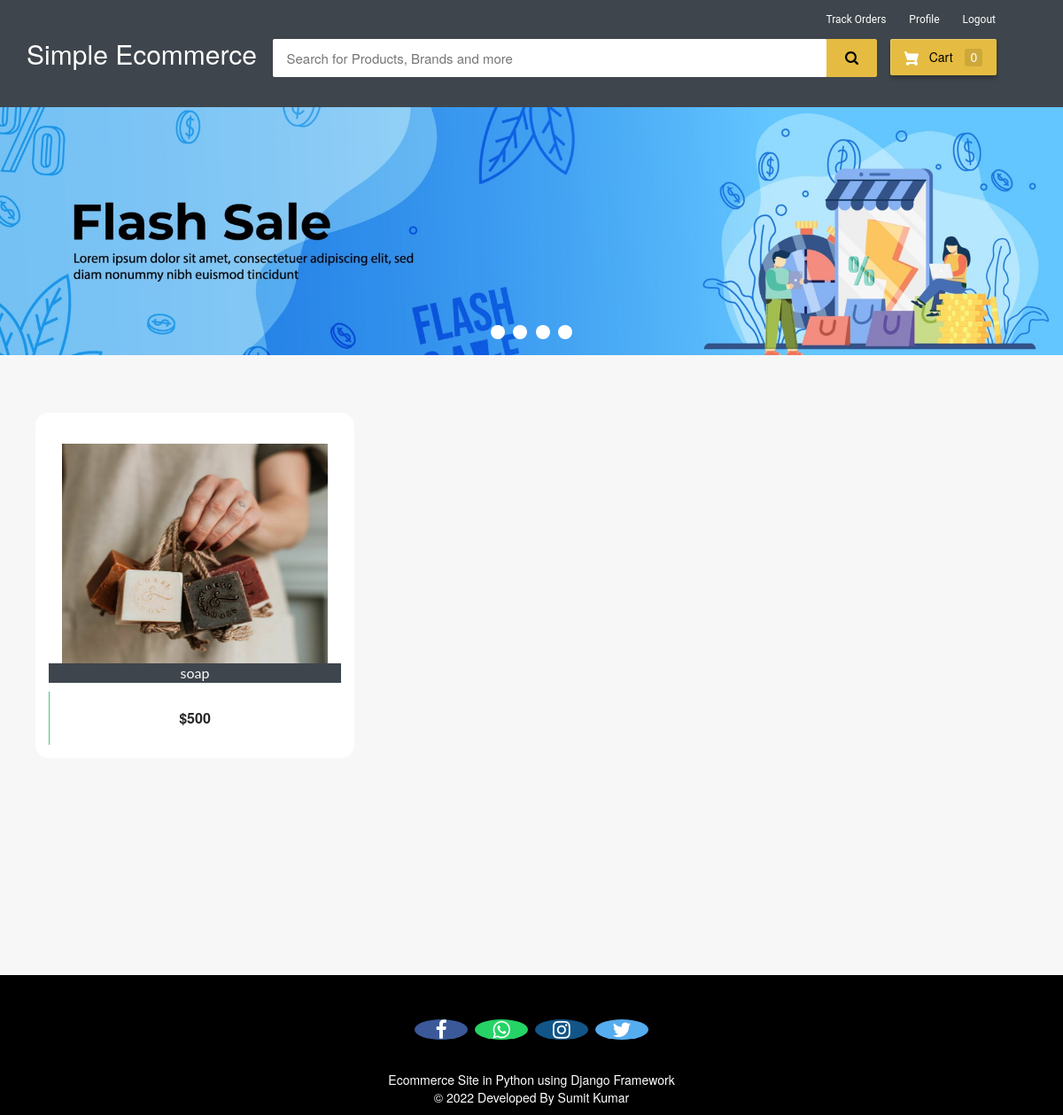
The app's page /customer-home (signed in) with its own data.
### ecom/models.py (models this page shows, shortened)
class Product(models.Model):
    name=models.CharField(max_length=40)
    product_image= models.ImageField(upload_to='product_image/',null=True,blank=True)
    price = models.PositiveIntegerField()
    description=models.CharField(max_length=40)

### ecom/views.py (the view)
# urls.py: path('customer-home', views.customer_home_view,name='customer-home'),
@login_required(login_url='customerlogin')
@user_passes_test(is_customer)
def customer_home_view(request):
    products=models.Product.objects.all()
    if 'product_ids' in request.COOKIES:
        product_ids = request.COOKIES['product_ids']
        counter=product_ids.split('|')
        product_count_in_cart=len(set(counter))
    else:
        product_count_in_cart=0
    return render(request,'ecom/customer_home.html',{'products':products,'product_count_in_cart':product_count_in_cart})

### ecom/views.py (called while the page is built)
def is_customer(user):
    return user.groups.filter(name='CUSTOMER').exists()

### templates/ecom/customer_home.html (shortened to what this page needs)
{% extends 'ecom/customer_base.html' %}
{% load static %}
{% block content %}
<div class="row">
  <div class="col-md-12">
    <div class="slider-container">
      <div class="menu">
        <label for="slide-dot-1"></label>
        <label for="slide-dot-2"></label>
        <label for="slide-dot-3"></label>
        <label for="slide-dot-4"></label>
      </div>
        <div class="slide slide-1"></div>
    </div>
  </div>
</div>
  {%if products%}
  <br>
  <div class="row">
      {% for p in products %}
      <div class="column">
      <div class="container page-wrapper" style="width: 450px;">
        <div class="page-inner">
          <div class="row">
            <div class="el-wrapper">
              <div class="box-up">
                <img class="img" src="{% static p.product_image.url %}" alt="product pic" height="300px" width="300px">
                <div class="img-info">
                  <div class="info-inner">
                    <span style="background-color:#3e454c; color:fbfbfb;"class="p-company">{{p.name}}</span>
                  </div>
                </div>
              </div>
              <div class="box-down">
                <a class="cart" href="{% url 'add-to-cart' p.id  %}">
                  <span class="price">${{p.price}}</span>
                  <span class="add-to-cart">
                    <span class="txt"><i class="fa fa-shopping-cart"></i> Add To Cart</span>
                  </span>
                </a>
              </div>
            </div>
          </div>
        </div>
      </div>
      </div>
  {% endfor %}
</div>
{%else%}
<h3 style="text-align:center; color:#3E454C;">No Search Found</h3>
{%endif%}
<br><br><br>
<br><br><br><br><br><br><br><br><br><br><br><br>
{% endblock content %}

### templates/ecom/customer_base.html (style rules this page uses)
body { background-color: #f7f7f7; }
.menu { cursor: pointer }
.fa { font-size: 23px; width: 60px; text-align: center; text-decoration: none; margin: 5px 2px; border-radius: 50%; }

### records on screen
Product: product_image (picture), name "soap", price "500"

### other values on screen
{{ product_count_in_cart }} "0"
